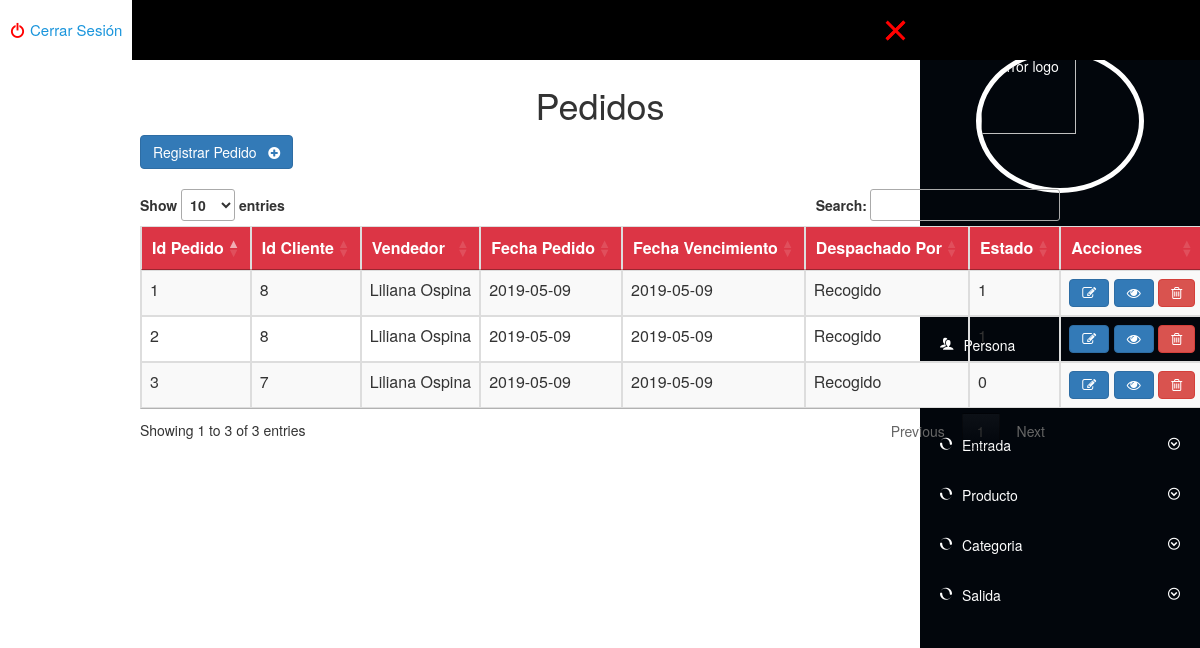
The app's page /View/contents/Order/Order/listar_pedido.php with its own data.
### tables this page shows
CREATE TABLE `tbl_pedido` (
  `id_pedido` int(11) NOT NULL,
  `Persona_id_persona` int(11) NOT NULL,
  `num_fact` int(11) NOT NULL,
  `vendedor` varchar(45) NOT NULL,
  `fecha_pedido` date NOT NULL,
  `fecha_vencimiento` date NOT NULL,
  `despachado_por` varchar(45) NOT NULL,
  `estado` tinyint(1) NOT NULL,
  `comentarios` text
);

### Model/config.php (called while the page is built, shortened)
<?php
	class conexion
	{
		private $servername = "localhost";
		private $username = "root";
		private $password = "";
		public function __CONSTRUCT()
		{
		try {
		    $this->conexion = new PDO("mysql:host=$this->servername;dbname=s.i.r;charset=utf8", $this->username, $this->password);
		    }catch(PDOException $e){
		    echo "Connection failed: " . $e->getMessage();
    }
		}
	}
?>

### Controller/orderController.php (called while the page is built, shortened)
<?php
include_once 'Model/config.php';
class Pedido_Controller extends Conexion
{
	public function ListaDatos()
	{
         $datopedido=array();
		 $consulta="SELECT * FROM tbl_pedido ORDER BY id_pedido ";
		try {
			$resultado=$this->conexion->prepare($consulta);
			$resultado->execute();
			foreach ($resultado->fetchAll(PDO::FETCH_OBJ) as $datos) {
				$pedido = new Pedido();
				$pedido->__SET('id_pedido',$datos->id_pedido);
				$pedido->__SET('Persona_id_persona',$datos->Persona_id_persona);
				$pedido->__SET('vendedor',$datos->vendedor);
				$pedido->__SET('fecha_pedido',$datos->fecha_pedido);
				$pedido->__SET('fecha_vencimiento',$datos->fecha_vencimiento);
				$pedido->__SET('despachado_por',$datos->despachado_por);
				$pedido->__SET('estado',$datos->estado);
				$datopedido[]=$pedido;
			}
			return $datopedido;
		} catch (Exception $e) {
			die($e->getMessage());
		}
	}
}
?>

### Model/orderModel.php (called while the page is built, shortened)
<?php
class Pedido
{
	public function __GET($att)
	{
		return $this->$att;
	}
}
?>

### View/contents/Order/Order/listar_pedido.php (the view, shortened to what this page needs)
<?php
$control = new  Pedido_Controller();
require "global.php";
require "menu.php";
?>
<html>
<head>
<link rel="stylesheet" type="text/css" href="//cdn.datatables.net/1.10.11/css/jquery.dataTables.css">
<link rel="stylesheet" href="https://maxcdn.bootstrapcdn.com/bootstrap/3.3.6/css/bootstrap.min.css">
</head>
<body>
    <br><br><br>
    <center>
    <h1>Pedidos</h1>
      </center>
         <div class="container">
          <a href="add_pedido.php" class="btn btn-primary" role="button">Registrar Pedido &nbsp&nbsp<i class="fa fa-plus-circle"></i></a>
          <br><br>
        <table id="grid" class="table table-striped table-bordered nowrap" style="width:100%">
            <thead style="background-color: #dc3545;color: white; font-weight: bold;">
                <tr>
                        <td >Id Pedido</td>
                                <td >Id Cliente</td>
                                <td >Vendedor</td>
                                <td >Fecha Pedido</td>
                                <td >Fecha Vencimiento</td>
                                <td >Despachado Por</td>
                                <td >Estado</td>
                                <td >Acciones</td>
                </tr>
            </thead>
        <tbody>
            <tr>
      <?php foreach ($control->ListaDatos() as $r):?>
                <td> <?php echo $r->__GET('id_pedido'); ?> </td>
                <td> <?php echo $r->__GET('Persona_id_persona');?> </td>
                <td> <?php echo $r->__GET('vendedor'); ?> </td>
                                <td> <?php echo $r->__GET('fecha_pedido'); ?> </td>
                <td> <?php echo $r->__GET('fecha_vencimiento');?> </td>
                <td> <?php echo $r->__GET('despachado_por'); ?> </td>
                                <td> <?php echo $r->__GET('estado'); ?> </td>
                <td>
<a href="edit_pedido.php?id_pedido=<?php echo $r->id_pedido; ?>" title="Editar" class='btn btn-primary' ><i class="fa fa-pencil-square-o" aria-hidden="true" ></i></a>
<a href="#" data-target="#miModal" data-toggle="modal" class='btn btn-primary' id='<?php echo $r->id_pedido; ?>'><i class="fa fa-eye" aria-hidden="true"></i></a>
<a href="eliminar_pedido.php?id_pedido=<?php echo $r->id_pedido; ?>" title="Eliminar" class='btn btn-danger delete' ><i class="fa fa-trash-o" aria-hidden="true" ></i></a>
                </td>
            </tr>
      <?php endforeach; ?>
        </tbody>
    </table>
</div>
</body>
</html>

### View/contents/Order/Order/global.php (shortened to what this page needs)
<link href="https://cdnjs.cloudflare.com/ajax/libs/font-awesome/4.7.0/css/font-awesome.min.css" rel="stylesheet" type="text/css">
<link href="js/sweetalert.css" rel="stylesheet" type="text/css">
  <link rel="stylesheet" type="text/css" href="../../Menu/css/menu-view.css">
  <link rel="stylesheet" type="text/css" href="../../Menu/css/general-view.css">
<link rel="stylesheet" href="../../Menu/iconmoon/style.css">

### View/contents/Order/Order/menu.php (shortened to what this page needs)
<header>
    <section class="header">
        <a href="cerrarS.php"><i class="icon-switch"></i>Cerrar Sesión</a>
    </section>
    <label for="navbar">
        <div class='btn-menuweb'>
            <span class='hamburger'></span>
        </div>
    </label>
    <nav class="contenedor-menu" id="contenedor-menu">
        <ul class="menu">
            <li class="img-contenedor"><img src="../../Menu/img/user-img.jpg" alt="error logo" class="logo-menu"><span>Bienvenido <?php session_start();echo $_SESSION['nombreusu']; ?></span></li>
            <li><a href="../../Persons/User/admin.php"><i class="icono izquierda icon-home"></i>Inicio</a></li>
            <li><a href="#"><i class="icono izquierda icon-users"></i>Persona <i class="icono derecha icon-circle-down"></i></a>
            </li>
            <li><a href="#"><i class="icono izquierda icon-profile"></i>Pedido <i class="icono derecha icon-circle-down"></i></a>
            </li>
            <li><a href="#"><i class="icono izquierda icon-spinner9"></i>Entrada <i class="icono derecha icon-circle-down"></i></a>
            </li>
            <li><a href="#"><i class="icono izquierda icon-spinner9"></i>Producto <i class="icono derecha icon-circle-down"></i></a>
            </li>
            <li><a href="#"><i class="icono izquierda icon-spinner9"></i>Categoria <i class="icono derecha icon-circle-down"></i></a>
            </li>
            <li><a href="#"><i class="icono izquierda icon-spinner9"></i>Salida <i class="icono derecha icon-circle-down"></i></a>
            </li>
        </ul>
    </nav>
</header>

### public/css/menu-view.css (style rules this page uses)
.header { position: fixed; width: 100%; height: 60px; background: black; display: flex; align-items: center; z-index: 100; }
.header a i { padding-right: 5px; color: #1A95DC; }
.header>a { font-size: 15px; color: #fff; padding: 10px; height: 100%; display: flex; align-items: center; transition: all 200ms ease; }
.btn-menuweb { border-radius: 50%; width: 50px; height: 50px; right: 280px; top: 5px; position: fixed; display: flex; justify-content: space-around; align-items: center; cursor: pointer; animation: right 500ms linear; z-index: 101; }
.hamburger { transform: rotate(45deg); background: rgb(255, 0, 0); position: relative; width: 25px; height: 3px; display: flex; transform-origin: center; transition: .5s ease-in-out; }
.hamburger:after, .hamburger:before { background: #fff; content: ""; display: block; transition: .5s ease-in-out; position: absolute; width: 100%; height: 100%; }
.hamburger:before { transform: rotate(90deg); background: rgb(255, 0, 0); top: 0; }
.hamburger:after { transform: rotate(90deg); background: rgb(255, 0, 0); bottom: 0; }
.logo-menu { width: 60%; border-radius: 50%; border: solid #fff 5px; }
.img-contenedor { width: 100%; height: 30%; display: flex; flex-direction: column; justify-content: space-around; align-items: center; color: #fff; }
.contenedor-menu { top:30px; display: block; position: fixed; right: 0px; width: 250px; height: 100vh; min-width: 250px; animation: right 500ms linear; }
.contenedor-menu .menu { width: 100%; height: 100%; background: rgb(2, 6, 12); color: #fff; }
.contenedor-menu ul { list-style: none; }
.contenedor-menu .menu li a { color: #fff; display: block; padding: 15px 20px; background: rgb(2, 6, 12); transition: all 200ms ease; }
.contenedor-menu .menu .icono { font-size: 12px; line-height: 18px; }
.contenedor-menu .menu .izquierda { float: left; margin-right: 10px; }
.contenedor-menu .menu .derecha { float: right; margin-left: 10px; }
@media screen and (min-width: 1000px) { .contenedor-menu { width: 280px; } }

### public/css/general-view.css (style rules this page uses)
* { margin: 0; padding: 0; -webkit-box-sizing: border-box; -moz-box-sizing: border-box; box-sizing: border-box; }
body { line-height: 18px; }

### View/contents/Order/Order/listar_pedido.php (style rules this page uses)
.container { width:950px; height: 400px; position: relative; }

### records on screen
tbl_pedido: __GET "2", __GET "8", __GET "Liliana Ospina", __GET "2019-05-09", __GET "Recogido", __GET "1"
tbl_pedido: __GET "3", __GET "7", __GET "Liliana Ospina", __GET "2019-05-09", __GET "Recogido", __GET "0"

### other values on screen
$r->__GET('id_pedido') "1"
$r->__GET('Persona_id_persona') "8"
$r->__GET('vendedor') "Liliana Ospina"
$r->__GET('fecha_pedido') "2019-05-09"
$r->__GET('fecha_vencimiento') "2019-05-09"
$r->__GET('despachado_por') "Recogido"
$r->__GET('estado') "1"
